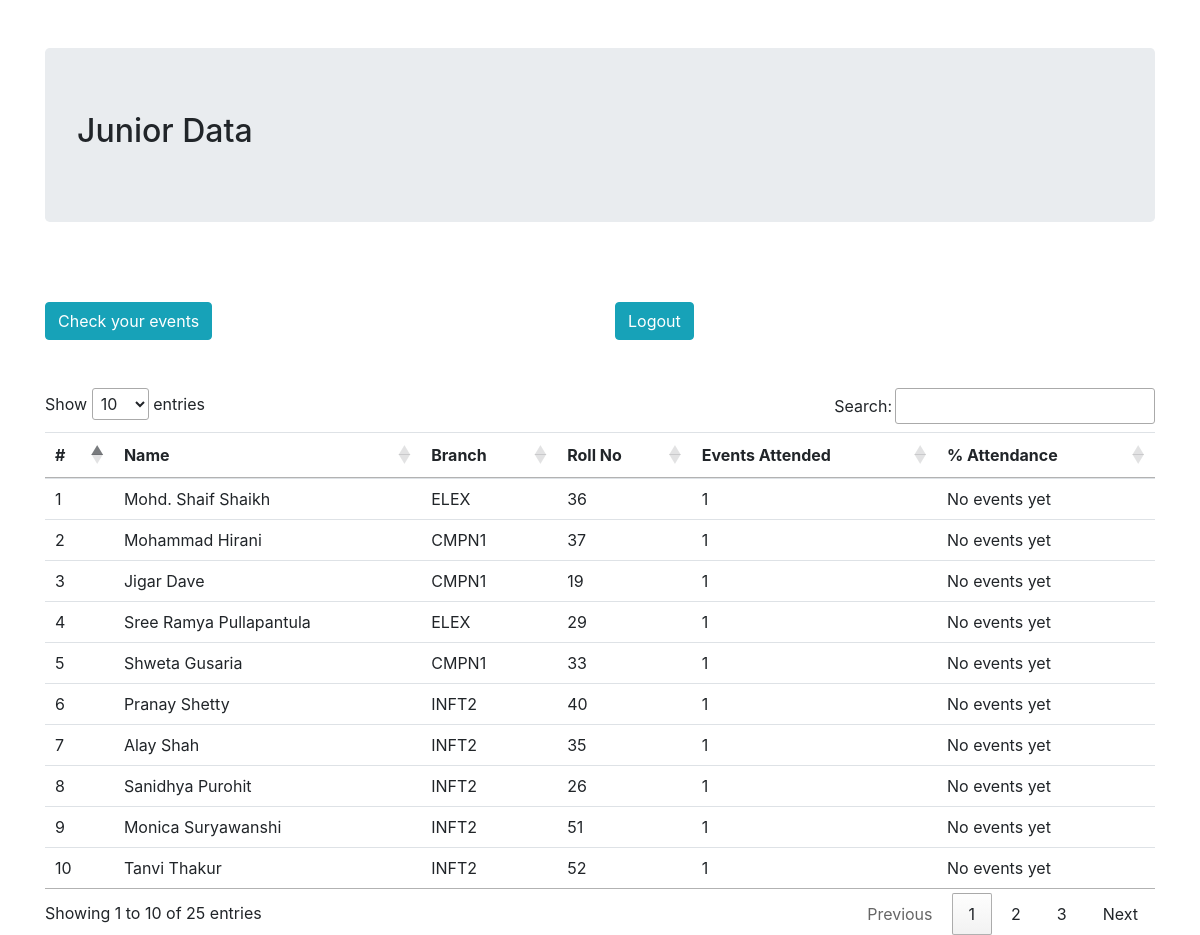
The app's page /junior_index.php (signed in) with its own data.
### tables this page shows
CREATE TABLE `junior_data` (
  `id` int(2) DEFAULT NULL,
  `name` varchar(23) DEFAULT NULL,
  `branch` varchar(6) DEFAULT NULL,
  `roll_no` int(2) DEFAULT NULL,
  `no_of_events` int(1) DEFAULT NULL
);

### junior_index.php (the view, shortened to what this page needs)
<!DOCTYPE html>
<html>
<head>
	<link rel="stylesheet" href="https://stackpath.bootstrapcdn.com/bootstrap/4.1.0/css/bootstrap.min.css">
	<link rel="stylesheet" type="text/css" href="https://cdn.datatables.net/1.10.19/css/jquery.dataTables.css">
</head>
<body>
	<div class="container">
		<br>
		<br>
		<div class="jumbotron">
			<h2>Junior Data</h2>
		</div>
		<div class="row">
			<div class="col-lg-12">
				<br>
				<br>
				<div class="row">
					<div class="col-lg-6">
						<a href="junior_events_data.php"><button class="btn btn-info">Check your events</button></a>
					</div>
					<div class="col-lg-6">
						<a href="logout.php"><button class="btn btn-info">Logout</button></a>
					</div>
				</div>
				<br>
				<br>
				<div class="table-responsive">
					<table class="table table-hover table-condensed" id="junior_data">
						<thead>
							<th>#</th>
							<th>Name</th>
							<th>Branch</th>
							<th>Roll No</th>
							<th>Events Attended</th>
							<th>% Attendance</th>
						</thead>
						<tbody>
							<?php
								require('db_info.php');
								$sql = "select * from junior_data";
								$result = $con -> query($sql);
								$count_sql = "select id from events";
								$getting_number = $con -> query($count_sql);
								$number_of_events = $getting_number->num_rows;
								if($result->num_rows>0)
								{
									while($row = $result->fetch_assoc())
									{
							?>
							<tr>
								<td> <?php echo $row['id'] ?> </td>
								<td> <?php echo $row['name'] ?> </td>
								<td> <?php echo $row['branch'] ?> </td>
								<td> <?php echo $row['roll_no']; ?> </td>
								<td> <?php if($row['no_of_events']){echo $row['no_of_events'];}else{echo "No events attended";} ?> </td>
								<td> <?php if($number_of_events !=0)
										{
											echo ($row['no_of_events']/($number_of_events-9))*100;
										}
										else
										{
											echo "No events yet";
										}
									?>
								</td>
							</tr>
							<?php
									}
								}
							?>
						</tbody>
					</table>
				</div>
			</div>
		</div>
	</div>
</body>
</html>

### records on screen
junior_data: id "1", name "Mohd. Shaif Shaikh", branch "ELEX", roll_no "36", no_of_events "1"
junior_data: id "2", name "Mohammad Hirani", branch "CMPN1", roll_no "37", no_of_events "1"
junior_data: id "3", name "Jigar Dave", branch "CMPN1", roll_no "19", no_of_events "1"
junior_data: id "4", name "Sree Ramya Pullapantula", branch "ELEX", roll_no "29", no_of_events "1"
junior_data: id "5", name "Shweta Gusaria", branch "CMPN1", roll_no "33", no_of_events "1"
junior_data: id "6", name "Pranay Shetty", branch "INFT2", roll_no "40", no_of_events "1"
junior_data: id "7", name "Alay Shah", branch "INFT2", roll_no "35", no_of_events "1"
junior_data: id "8", name "Sanidhya Purohit", branch "INFT2", roll_no "26", no_of_events "1"
junior_data: id "9", name "Monica Suryawanshi", branch "INFT2", roll_no "51", no_of_events "1"
junior_data: id "10", name "Tanvi Thakur", branch "INFT2", roll_no "52", no_of_events "1"
